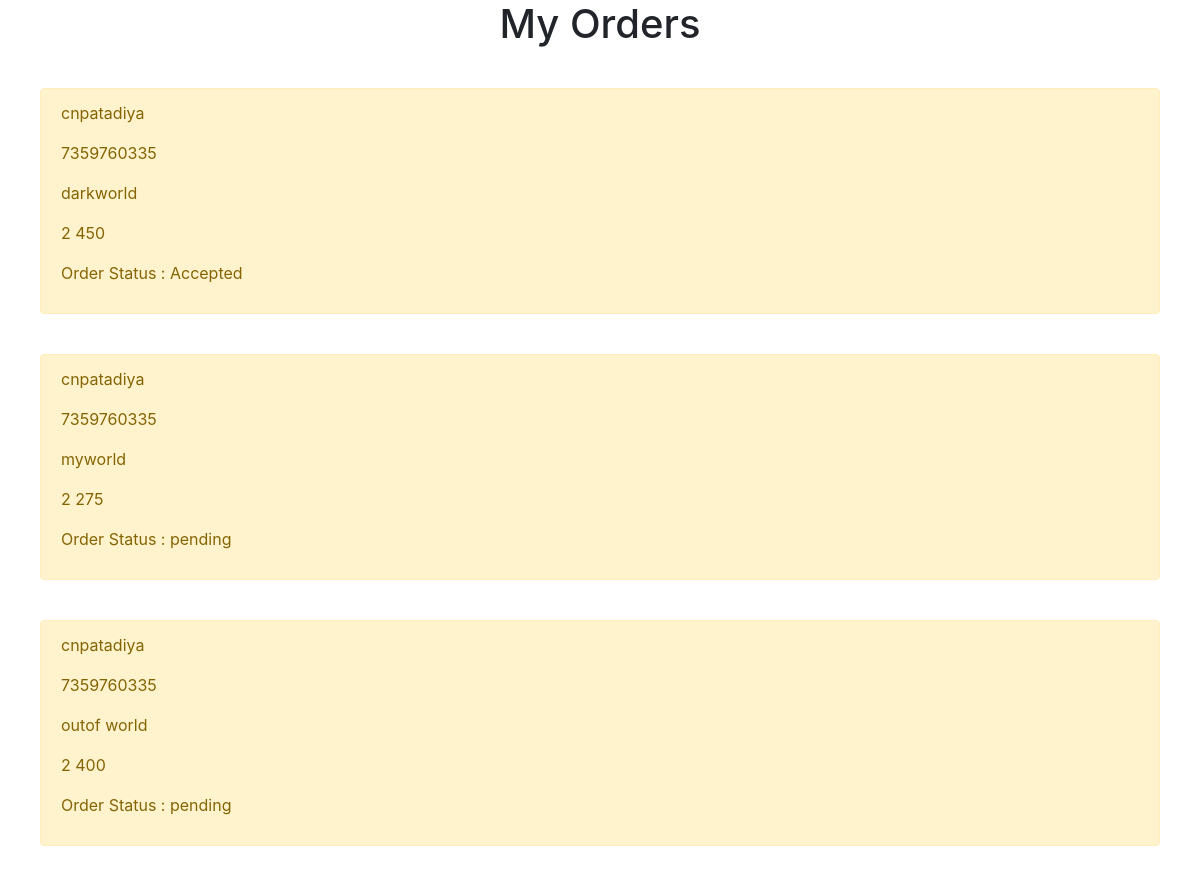
/userorders (signed in), run on the app's committed database.
### pizzaapp/models.py (models this page shows)
class OrderModel(models.Model):
    username = models.CharField(max_length=10)
    phoneno = models.CharField(max_length=10)
    address = models.CharField(max_length=10)
    ordereditems = models.CharField(max_length=10)
    status = models.CharField(max_length=10)

### pizzaapp/views.py (the view)
# urls.py: path('userorders',views.userorders),
def userorders(request):
    context = {'orders':models.OrderModel.objects.filter(username = request.user.username)}
    return render(request,'userorders.html',context)

### templates/userorders.html
{% extends 'base.html' %}
{% block content %}
<h1 style="text-align:center">My Orders</h1>
{% for x in orders %}
<div style="margin:40px" class="alert alert-warning" role="alert">
    <p>{{x.username}}</p>
    <p>{{x.phoneno}}</p>
    <p>{{x.address}}</p>
    <p>{{x.ordereditems}}</p>
    <p>Order Status : {{x.status}}</p>
</div>
{% endfor %}
{% endblock content %}

### templates/base.html (shortened to what this page needs)
<!doctype html>
<html lang="en">
  <head>
    <link rel="stylesheet" href="https://stackpath.bootstrapcdn.com/bootstrap/4.3.1/css/bootstrap.min.css">
  </head>
  <body>
    {% block content %}
    {% endblock content %}
  </body>
</html>

### data on the page
OrderModel: username "cnpatadiya", phoneno "7359760335", address "darkworld", ordereditems "2 450", status "Accepted"
OrderModel: username "cnpatadiya", phoneno "7359760335", address "myworld", ordereditems "2 275", status "pending"
OrderModel: username "cnpatadiya", phoneno "7359760335", address "outof world", ordereditems "2 400", status "pending"
